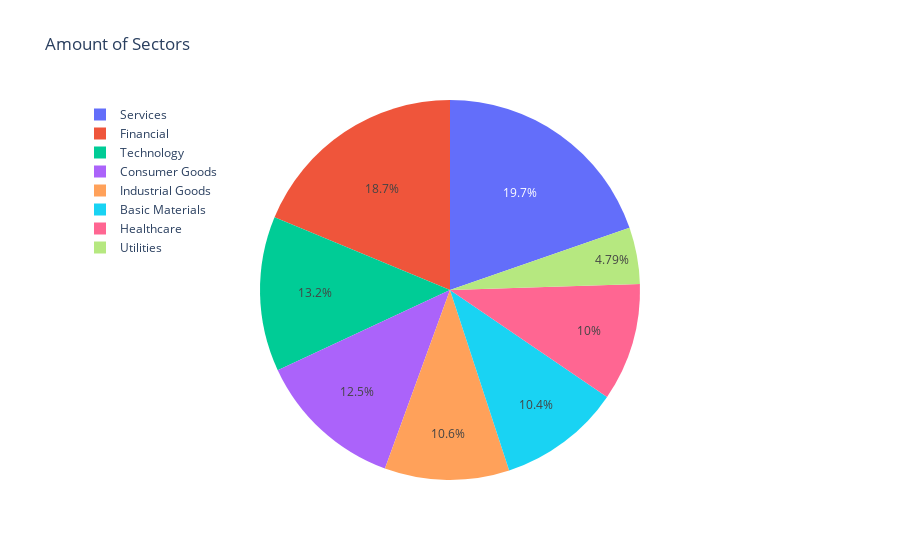

Source (notebook cell):
### Code cell
labels = ['Services','Financial','Technology','Consumer Goods','Industrial Goods',  
          'Basic Materials','Healthcare','Utilities'] 
values = companies['sector'].value_counts(normalize = False)

fig = go.Figure(data =[go.Pie(labels=labels, values=values)])
fig.update_layout(
    title='Amount of Sectors',
    legend=dict(
        x=0,
        y=1.0,
        bgcolor='rgba(255, 255, 255, 0)',
        bordercolor='rgba(255, 255, 255, 0)'
    ),
    barmode='group',
    bargap=0.15, # gap between bars of adjacent location coordinates.
    bargroupgap=0.1 # gap between bars of the same location coordinate.
)


fig.show()
#fig.write_image('images/amountofsectors.png', engine='kaleido')

### Figure 1 — Plotly figure (JSON) as saved in the notebook; plotly's stock layout.template omitted (floating-point values rounded to 4 significant figures)
{"data": [{"labels": ["Services", "Financial", "Technology", "Consumer Goods", "Industrial Goods", "Basic Materials", "Healthcare", "Utilities"], "type": "pie", "values": [7989, 7601, 5353, 5072, 4302, 4239, 4065, 1945]}], "layout": {"bargap": 0.15, "bargroupgap": 0.1, "barmode": "group", "legend": {"bgcolor": "rgba(255, 255, 255, 0)", "bordercolor": "rgba(255, 255, 255, 0)", "x": 0, "y": 1}, "title": {"text": "Amount of Sectors"}}}
